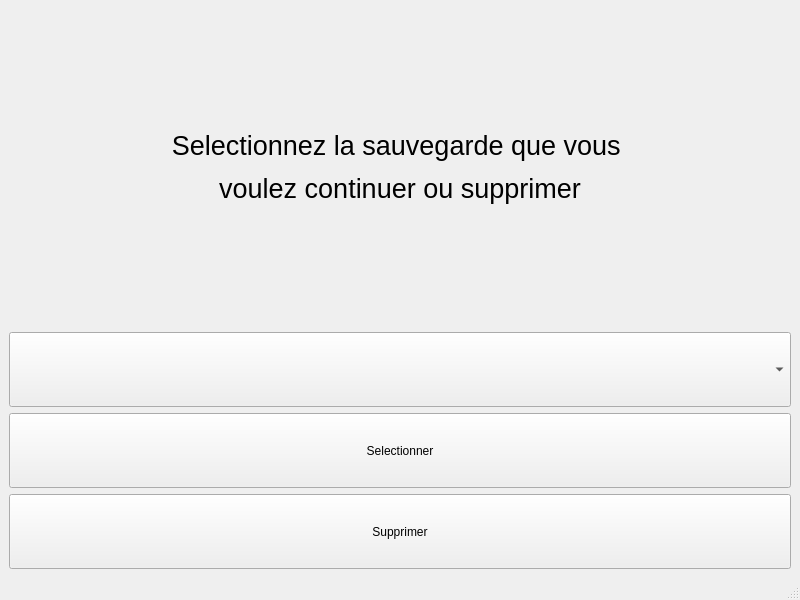
<?xml version="1.0" encoding="UTF-8"?>
<ui version="4.0">
 <class>MainWindow</class>
 <widget class="QMainWindow" name="MainWindow">
  <property name="geometry">
   <rect>
    <x>0</x>
    <y>0</y>
    <width>800</width>
    <height>600</height>
   </rect>
  </property>
  <property name="windowTitle">
   <string>MainWindow</string>
  </property>
  <widget class="QWidget" name="centralwidget">
   <layout class="QVBoxLayout" name="verticalLayout_2">
    <item>
     <layout class="QVBoxLayout" name="verticalLayout">
      <item>
       <widget class="QLabel" name="message_sauvegarde">
        <property name="font">
         <font>
          <pointsize>20</pointsize>
         </font>
        </property>
        <property name="text">
         <string>&lt;html&gt;&lt;head/&gt;&lt;body&gt;&lt;p&gt;Selectionnez la sauvegarde que vous &lt;/p&gt;&lt;p&gt;voulez continuer ou supprimer&lt;/p&gt;&lt;/body&gt;&lt;/html&gt;</string>
        </property>
        <property name="alignment">
         <set>Qt::AlignCenter</set>
        </property>
        <property name="wordWrap">
         <bool>true</bool>
        </property>
       </widget>
      </item>
     </layout>
    </item>
    <item>
     <widget class="QComboBox" name="combobox_sauvegarde">
      <property name="minimumSize">
       <size>
        <width>0</width>
        <height>75</height>
       </size>
      </property>
     </widget>
    </item>
    <item>
     <widget class="QPushButton" name="bouton_selectionner_sauvegarde">
      <property name="minimumSize">
       <size>
        <width>0</width>
        <height>75</height>
       </size>
      </property>
      <property name="text">
       <string>Selectionner</string>
      </property>
     </widget>
    </item>
    <item>
     <widget class="QPushButton" name="bouton_supprimer_sauvegarde">
      <property name="minimumSize">
       <size>
        <width>0</width>
        <height>75</height>
       </size>
      </property>
      <property name="text">
       <string>Supprimer</string>
      </property>
     </widget>
    </item>
   </layout>
  </widget>
  <widget class="QMenuBar" name="menubar">
   <property name="geometry">
    <rect>
     <x>0</x>
     <y>0</y>
     <width>800</width>
     <height>26</height>
    </rect>
   </property>
  </widget>
  <widget class="QStatusBar" name="statusbar"/>
 </widget>
 <resources/>
 <connections/>
</ui>
